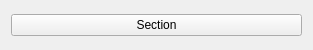
<?xml version="1.0" encoding="UTF-8"?>
<ui version="4.0">
 <class>SectionWidget</class>
 <widget class="QWidget" name="SectionWidget">
  <property name="geometry">
   <rect>
    <x>0</x>
    <y>0</y>
    <width>313</width>
    <height>50</height>
   </rect>
  </property>
  <property name="windowTitle">
   <string>Form</string>
  </property>
  <layout class="QGridLayout" name="gridLayout">
   <item row="0" column="0">
    <widget class="QPushButton" name="expandCollapseButton">
     <property name="contextMenuPolicy">
      <enum>Qt::DefaultContextMenu</enum>
     </property>
     <property name="toolTip">
      <string/>
     </property>
     <property name="text">
      <string>Section</string>
     </property>
     <property name="icon">
      <iconset resource="ressources.qrc">
       <normaloff>:/images/icons/ic_arrow_tab_next_black_9dp_2x.png</normaloff>:/images/icons/ic_arrow_tab_next_black_9dp_2x.png</iconset>
     </property>
    </widget>
   </item>
  </layout>
 </widget>
 <resources>
  <include location="ressources.qrc"/>
 </resources>
 <connections/>
</ui>
